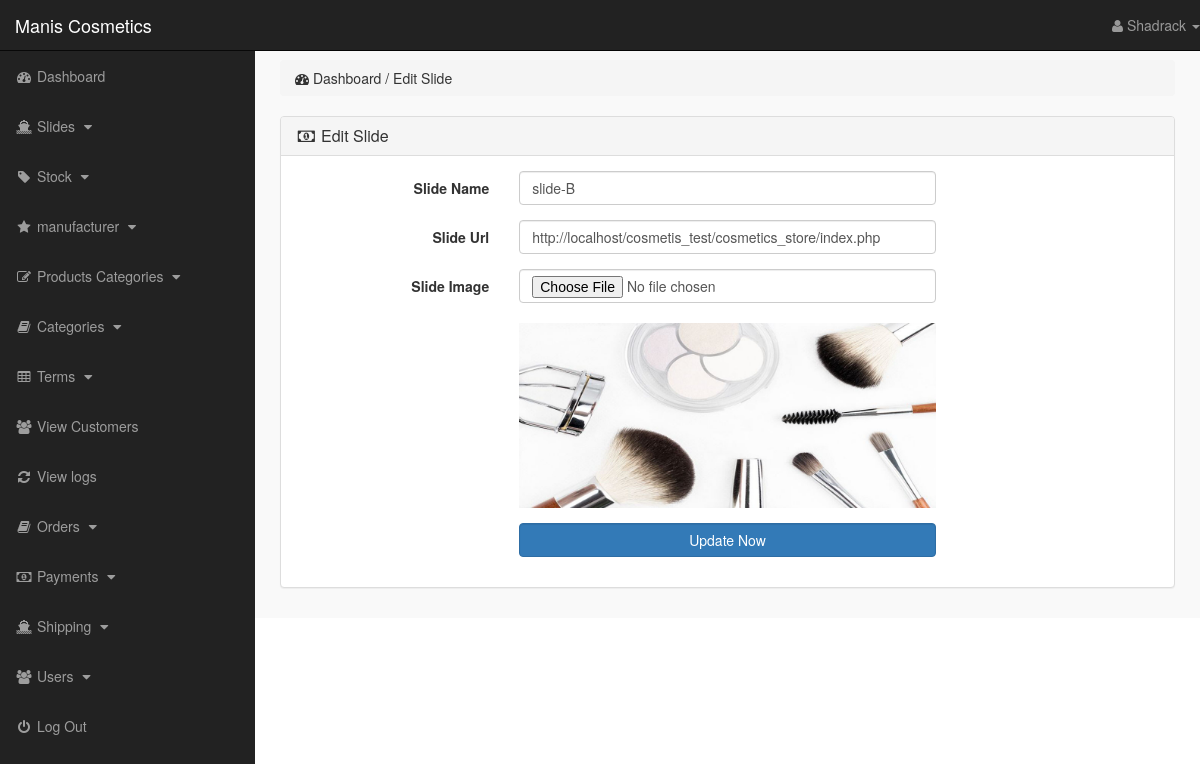
Page /admin_area/index.php?edit_slide=16 (signed in) on the committed database.
### tables this page shows
CREATE TABLE `slider` (
  `slide_id` int(10) NOT NULL,
  `slide_name` varchar(255) NOT NULL,
  `slide_image` text NOT NULL,
  `slide_url` varchar(255) NOT NULL
);

### admin_area/edit_slide.php (the view, shortened to what this page needs)
<?php
    if(!isset($_SESSION['admin_email'])){
        echo "<script>window.open('login.php','_self')</script>";
    }else{
?>
<?php
    if(isset($_GET['edit_slide'])){
        $edit_slide_id = $_GET['edit_slide'];
        $edit_slide = "select * from slider where slide_id='$edit_slide_id'";
        $run_edit_slide = mysqli_query($con,$edit_slide);
        $row_edit_slide = mysqli_fetch_array($run_edit_slide);
        $slide_name = $row_edit_slide['slide_name'];
        $slide_url = $row_edit_slide['slide_url'];
        $slide_image = $row_edit_slide['slide_image'];
    }
?>
<div class="row">
    <div class="col-lg-12">
        <ol class="breadcrumb">
            <li>
                <i class="fa fa-dashboard"></i> Dashboard / Edit Slide
            </li>
        </ol>
    </div>
</div>
<div class="row">
    <div class="col-lg-12">
        <div class="panel panel-default">
            <div class="panel-heading">
                <h3 class="panel-title">
                    <i class="fa fa-money fa-fw"></i> Edit Slide
                </h3>
            </div>
            <div class="panel-body">
                <form action="" class="form-horizontal" method="post" enctype="multipart/form-data">
                    <div class="form-group">
                        <label for="" class="control-label col-md-3">
                            Slide Name
                        </label>
                        <div class="col-md-6">
                            <input name="slide_name" type="text" class="form-control" value="<?php echo $slide_name; ?>">
                        </div>
                    </div>
                    <div class="form-group">
                        <label for="" class="control-label col-md-3">
                            Slide Url
                        </label>
                        <div class="col-md-6">
                            <input name="slide_url" type="text" class="form-control" value="<?php echo $slide_url; ?>">
                        </div>
                    </div>
                    <div class="form-group">
                        <label for="" class="control-label col-md-3">
                            Slide Image
                        </label>
                        <div class="col-md-6">
                            <input type="file" name="slide_image" class="form-control">
                            <br/>
                            <img src="slides_images/<?php echo $slide_image; ?>" class="img-responsive">
                        </div>
                    </div>
                    <div class="form-group">
                        <label for="" class="control-label col-md-3"></label>
                        <div class="col-md-6">
                            <input type="submit" name="update" value="Update Now" class="btn btn-primary form-control">
                        </div>
                    </div>
                </form>
            </div>
        </div>
    </div>
</div>
<?php } ?>

### admin_area/includes/sidebar.php (shortened to what this page needs)
<?php
    if(!isset($_SESSION['admin_email'])){
        echo "<script>window.open('login.php','_self')</script>";
    }else{
?>
<nav class="navbar navbar-inverse navbar-fixed-top">
    <div class="navbar-header">
        <a href="index.php?dashboard" class="navbar-brand">Manis Cosmetics</a>
    </div>
    <ul class="nav navbar-right top-nav">
        <li class="dropdown">
            <a href="#" class="dropdown-toggle" data-toggle="dropdown">
                <i class="fa fa-user"></i> <?php echo $admin_name;  ?> <b class="caret"></b>
            </a>
        </li>
    </ul>
    <div class="collapse navbar-collapse navbar-ex1-collapse">
        <ul class="nav navbar-nav side-nav">
            <li>
                <a href="index.php?dashboard">
                        <i class="fa fa-fw fa-dashboard"></i> Dashboard
                </a>
            </li>
            <li>
                <a href="#" data-toggle="collapse" data-target="#slides">
                        <i class="fa fa-fw fa-ship"></i> Slides
                        <i class="fa fa-fw fa-caret-down"></i>
                </a>
            </li>
            <li>
                <a href="#" data-toggle="collapse" data-target="#products">
                        <i class="fa fa-fw fa-tag"></i> Stock
                        <i class="fa fa-fw fa-caret-down"></i>
                </a>
            </li>
            <li>
                <a href="#" data-toggle="collapse" data-target="#manufacturer">
                        <i class="fa fa-fw fa-star"></i> manufacturer
                        <i class="fa fa-fw fa-caret-down"></i>
                </a>
            </li>
            <li>
                <a href="#" data-toggle="collapse" data-target="#p_cat">
                        <i class="fa fa-fw fa-edit"></i> Products Categories
                        <i class="fa fa-fw fa-caret-down"></i>
                </a>
            </li>
            <li>
                <a href="#" data-toggle="collapse" data-target="#cat">
                        <i class="fa fa-fw fa-book"></i> Categories
                        <i class="fa fa-fw fa-caret-down"></i>
                </a>
            </li>
            <li>
                <a href="#" data-toggle="collapse" data-target="#terms">
                        <i class="fa fa-fw fa-table"></i> Terms
                        <i class="fa fa-fw fa-caret-down"></i>
                </a>
            </li>
            <li>
                <a href="index.php?view_customers">
                    <i class="fa fa-fw fa-users"></i> View Customers
                </a>
            </li>
            <li>
                <a href="index.php?view_logs">
                    <i class="fa fa-fw fa-refresh"></i> View logs
                </a>
            </li>
            <li>
                <a href="#" data-toggle="collapse" data-target="#orders">
                        <i class="fa fa-fw fa-book"></i> Orders
                        <i class="fa fa-fw fa-caret-down"></i>
                </a>
            </li>
            <li>
                <a href="#" data-toggle="collapse" data-target="#payments">
                        <i class="fa fa-fw fa-money"></i> Payments
                        <i class="fa fa-fw fa-caret-down"></i>
                </a>
            </li>
            <li>
                <a href="#" data-toggle="collapse" data-target="#shipping">
                        <i class="fa fa-fw fa-ship"></i> Shipping
                        <i class="fa fa-fw fa-caret-down"></i>
                </a>
            </li>
            <li>
                <a href="#" data-toggle="collapse" data-target="#users">
                        <i class="fa fa-fw fa-users"></i> Users
                        <i class="fa fa-fw fa-caret-down"></i>
                </a>
            </li>
            <li>
                <a href="logout.php">
                    <i class="fa fa-fw fa-power-off"></i> Log Out
                </a>
            </li>
        </ul>
    </div>
</nav>
<?php } ?>

### admin_area/css/style.css (style rules this page uses)
body { margin-top: 100px; }
@media (min-width: 768px) { body { margin-top: 50px; } }
.top-nav { 0 15px; }
.top-nav>li { float: left; display: inline-block; }
.top-nav>li>a { color: #999999; line-height: 20px; padding-top: 15px; padding-bottom: 15px; }
@media (min-width: 768px) { .side-nav { position: fixed; top: 51px; bottom: 0; width: 255px; overflow-y: auto; overflow-x: hidden; background-color: #222222; padding-bottom: 40px; border-radius: 0; } }
@media (min-width: 768px) { .side-nav>li>a { width: 255px; } }
.panel-body { border-radius: 5px; }

### rows in the picture
slider: slide_name "slide-B", slide_url "http://localhost/cosmetis_test/cosmetics_store/index.php", slide_image (picture)

### other values in the picture
$admin_name "Shadrack"
